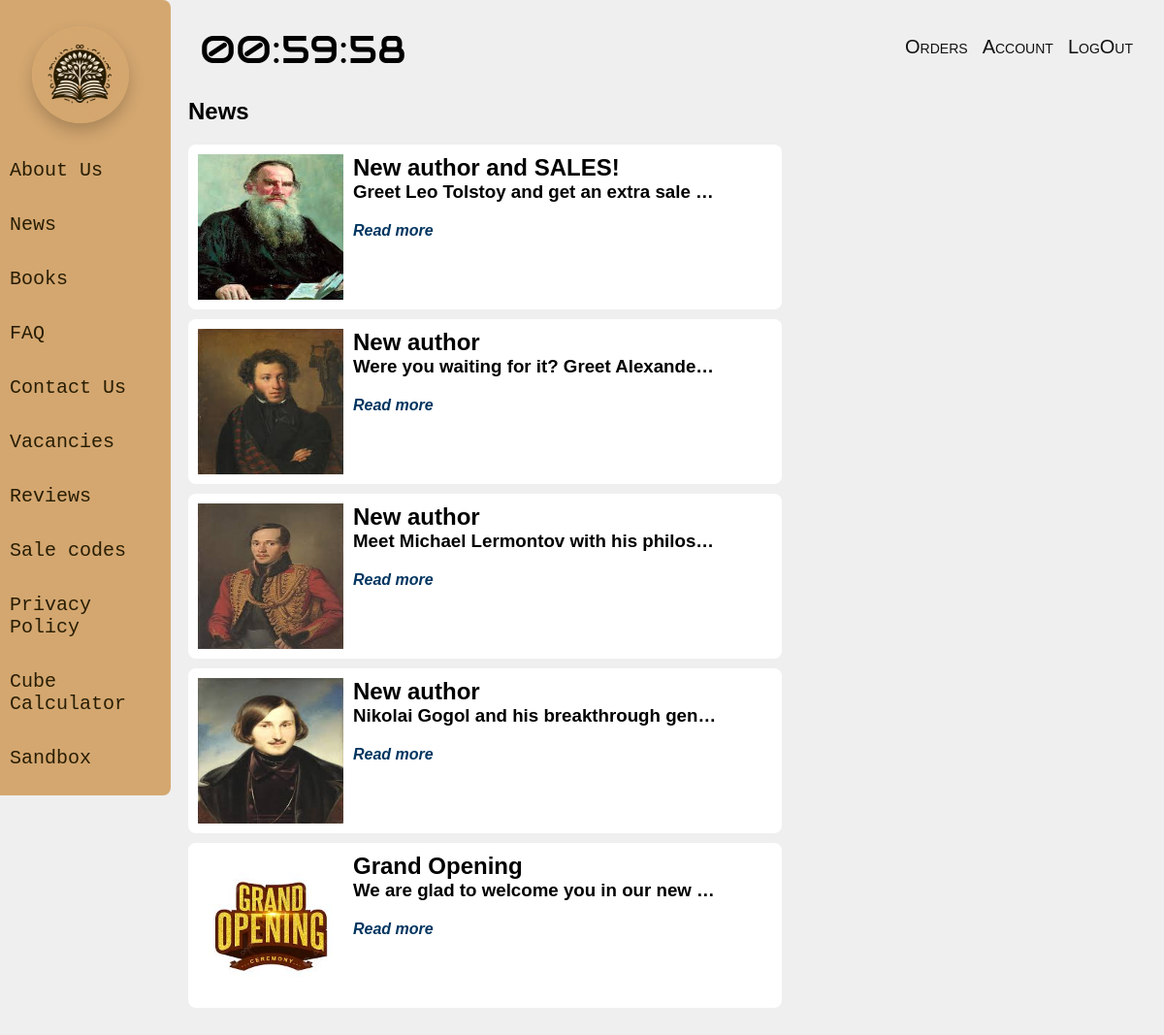
Page /news/ on the committed database.
### app/app_models/commonModels.py (models this page shows, shortened)
class News(BaseModel):
    title = models.CharField(max_length=50, help_text='News title')
    text = models.TextField(help_text='News summary')
    img = models.ImageField(help_text='News photo', null=True,
                            upload_to='app/static/news', blank=True)
    class Meta:
        db_table = 'news_table'
        ordering = ['title']
    def get_absolute_url(self):
        return reverse('news-detail', args=[str(self.id)])

### app/views/newsView.py (the view, shortened to what this page needs)
# urls.py: path('news/', newsView.NewsView.as_view(), name='news'),
class NewsView(View):
    template_name = 'news.html'
    def get(self, request):
        return render(request, self.template_name, {'role': request.session.get('role'),
                                                    'news': NewsService.get_all(), 'form': None,
                                                    'cart': request.session.get('cart')})

### app/repositories/commonRepository.py (called while the page is built)
    @staticmethod
    def get_all():
        try:
            return cm.News.objects.all()
        except:
            return None

### app/services/commonService.py (called while the page is built)
    @staticmethod
    def get_all():
        db_news = NewsRepository.get_all().reverse()
        return [{'id': news.id, 'title': news.title, 'text': news.text.split('.')[0], 'img': news.img,
                 'method': news.get_absolute_url} for news in db_news]

### app/templates/news.html (shortened to what this page needs)
{% extends "base.html" %}
{% load static %}
{% block styles %}
<link rel="stylesheet" href="{% static "css/news.css" %}" />
{% endblock %}
{% block content %}
<section>
  {% if form is None %}
      {% if news %}
	  	<h2>News</h2>
	  	{% for n in news %}
			<section class="news_card">
        {%  if n.img %}
				  <img src="{{n.img.url}}" width="150px" height="150px" alt=""/>
        {% endif %}
				<article>
					<h2>{{n.title}}</h2>
					<h3 class="summary">{{n.text}}</h3>
					<a href="{{ n.method }}">Read more</a>
				</article>
			</section>
		{% endfor %}
	  {% else %}
	  	<h2>No news...</h2>
	  {% endif %}
  {% endif %}
</section>
{% endblock %}

### app/static/css/news.css (style rules this page uses)
.news_card { display: flex; gap: 10px; padding: 10px; margin-bottom: 10px; background-color: #fff; border-radius: 8px; max-width: 60%; }
.news_card > article > a { color: #003560; font-style: italic; font-weight: bold; text-decoration: none; position: relative; transition-duration: 0.3s; transition-timing-function: ease; }
.news_card > article > a::after { content: "..."; position: absolute; opacity: 0; right: -20px; transition: opacity 0.3s ease, right 0.3s ease; }
section > h2, article > h3 { margin-bottom: 20px; }
article > h3.summary { overflow: hidden; text-overflow: ellipsis; max-width: 378px; white-space: nowrap; }

### app/static/css/global.css (style rules this page uses)
* { margin: 0; padding: 0; }
body { font-size: 16px; padding: 20px; font-family: "Trebuchet MS", "Lucida Sans Unicode", "Lucida Grande", "Lucida Sans", Arial, sans-serif; background-color: #efefef; }

### rows in the picture
News: title "New author and SALES!"
News: title "New author"
News: title "New author"
News: title "New author"
News: title "Grand Opening"

### other values in the picture
{{ n.text }} "Greet Leo Tolstoy and get an extra sale…" "Were you waiting for it? Greet Alexande…" "Meet Michael Lermontov with his philos…" "Nikolai Gogol and his breakthrough gen…" "We are glad to welcome you in our new…"
